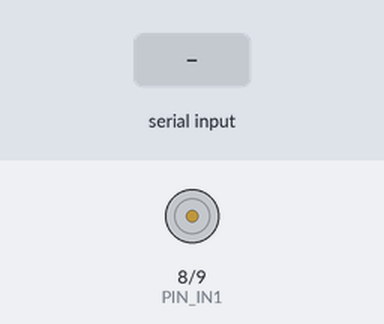
This program was run on a simulated Arduino Nano, built with avr-gcc and run on an emulated ATmega328P. On the bench: motor-driver pin pairs drawn as motors (green arrow = first pin HIGH = forward, orange = second pin HIGH = backward, longer = more drive, scaled by the enable pin). The inputs (shaded band) are chosen by the test bench. What the program prints to the serial monitor is not drawn.

Above: at 15.7 s.
15.8 s: "0" received over Serial
17.3 s: "R90\n" received over Serial
18.8 s: byte 52 ('4') received over Serial
At 20.0 s:
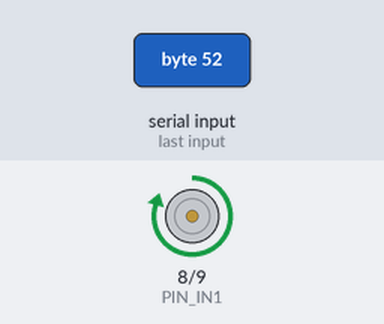
20.3 s: byte 53 ('5') received over Serial
At 21.3 s:
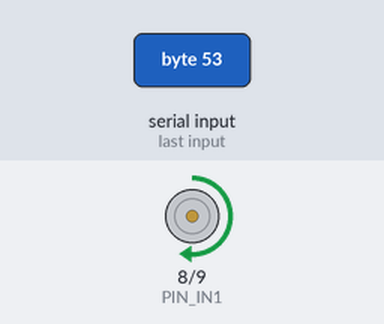
21.8 s: "F90\n" received over Serial
At 22.5 s:
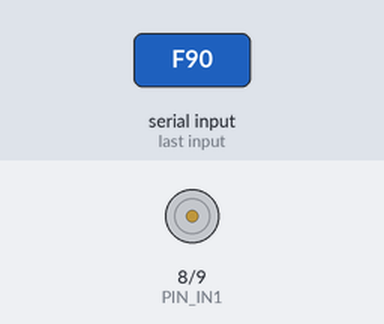
23.3 s: "5\n" received over Serial
At 23.6 s:
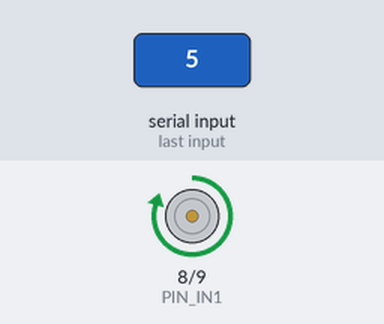
Timing chart, 0 to 25.8 s (numbered marks = the images above; inputs shaded):
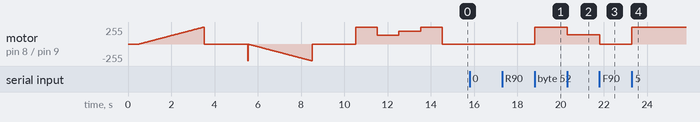

Measured:
- after the input at 18.8 s, motor on pin 8 (PIN_IN1) / pin 9 (PIN_IN2): stopped → forward 252/255 at once
- after the input at 20.3 s, motor on pin 8 (PIN_IN1) / pin 9 (PIN_IN2): forward 252/255 → forward 140/255 at once
- after the input at 21.8 s, motor on pin 8 (PIN_IN1) / pin 9 (PIN_IN2): forward 140/255 → stopped at once
- after the input at 23.3 s, motor on pin 8 (PIN_IN1) / pin 9 (PIN_IN2): stopped → forward 252/255 at once

The program:

main.cpp
```cpp
/**
 * G500 RC Car — Motor First Test
 *
 * Hardware:
 *   L298N ENA  → Nano D5  (PWM speed)
 *   L298N IN1  → Nano D8  (direction)
 *   L298N IN2  → Nano D9  (direction)
 *   L298N OUT1 → Motor +
 *   L298N OUT2 → Motor -
 *   L298N 12V  → Battery +
 *   L298N GND  → Battery - AND Nano GND  (common ground — required)
 *
 * On boot: runs an automatic test sequence and prints results to Serial.
 * After auto-test: accepts manual commands via Serial Monitor.
 *
 * Serial commands (115200 baud):
 *   F  → Forward full speed
 *   R  → Reverse full speed
 *   S  → Stop
 *   0–9 → Speed step (0=stop, 9=~90% forward)
 */

#include <Arduino.h>

// ── Pin definitions ──────────────────────────────────────────────────────────
const uint8_t PIN_ENA = 5;   // PWM speed (D5)
const uint8_t PIN_IN1 = 8;   // Direction A (D8)
const uint8_t PIN_IN2 = 9;   // Direction B (D9)

// ── Motor helpers ─────────────────────────────────────────────────────────────
void motorStop() {
  analogWrite(PIN_ENA, 0);
  digitalWrite(PIN_IN1, LOW);
  digitalWrite(PIN_IN2, LOW);
}

void motorForward(uint8_t speed) {   // speed 0–255
  digitalWrite(PIN_IN1, HIGH);
  digitalWrite(PIN_IN2, LOW);
  analogWrite(PIN_ENA, speed);
}

void motorReverse(uint8_t speed) {   // speed 0–255
  digitalWrite(PIN_IN1, LOW);
  digitalWrite(PIN_IN2, HIGH);
  analogWrite(PIN_ENA, speed);
}

// ── Ramp helper ───────────────────────────────────────────────────────────────
void rampForward(unsigned long durationMs) {
  unsigned long start = millis();
  while (millis() - start < durationMs) {
    float t = (float)(millis() - start) / durationMs;  // 0.0 → 1.0
    uint8_t spd = (uint8_t)(t * 255);
    motorForward(spd);
    delay(20);
  }
}

void rampReverse(unsigned long durationMs) {
  unsigned long start = millis();
  while (millis() - start < durationMs) {
    float t = (float)(millis() - start) / durationMs;
    uint8_t spd = (uint8_t)(t * 255);
    motorReverse(spd);
    delay(20);
  }
}

// ── Auto test sequence ────────────────────────────────────────────────────────
void runAutoTest() {
  Serial.println(F("=== G500 Motor Test ==="));
  Serial.println(F("Watch the motor physically for each test."));
  Serial.println();

  // TEST 1 — Forward ramp
  Serial.print(F("[TEST 1] Forward ramp 0->255 over 3s... "));
  rampForward(3000);
  Serial.println(F("DONE"));

  // Pause
  motorStop();
  delay(1000);

  // TEST 2 — Full stop
  Serial.print(F("[TEST 2] Stop 1s...                      "));
  motorStop();
  delay(1000);
  Serial.println(F("DONE"));

  // TEST 3 — Reverse ramp
  Serial.print(F("[TEST 3] Reverse ramp 0->255 over 3s... "));
  rampReverse(3000);
  Serial.println(F("DONE"));

  // Pause
  motorStop();
  delay(1000);

  // TEST 4 — Full stop
  Serial.print(F("[TEST 4] Stop 1s...                      "));
  motorStop();
  delay(1000);
  Serial.println(F("DONE"));

  // TEST 5 — PWM steps
  Serial.print(F("[TEST 5] PWM steps forward 64/128/192/255... "));
  uint8_t steps[] = {64, 128, 192, 255};
  for (uint8_t i = 0; i < 4; i++) {
    motorForward(steps[i]);
    delay(1000);
  }
  motorStop();
  Serial.println(F("DONE"));

  Serial.println();
  Serial.println(F("=== Auto-test complete ==="));
  Serial.println(F("Manual commands: F=forward  R=reverse  S=stop  0-9=speed step"));
}

// ── Setup ─────────────────────────────────────────────────────────────────────
void setup() {
  Serial.begin(115200);

  pinMode(PIN_ENA, OUTPUT);
  pinMode(PIN_IN1, OUTPUT);
  pinMode(PIN_IN2, OUTPUT);

  motorStop();
  delay(500);   // let L298N power stabilise

  runAutoTest();
}

// ── Loop — manual serial control ─────────────────────────────────────────────
void loop() {
  if (!Serial.available()) return;

  char cmd = Serial.read();

  switch (cmd) {
    case 'F': case 'f':
      motorForward(255);
      Serial.println(F(">> Forward 100%"));
      break;

    case 'R': case 'r':
      motorReverse(255);
      Serial.println(F(">> Reverse 100%"));
      break;

    case 'S': case 's':
      motorStop();
      Serial.println(F(">> Stop"));
      break;

    case '0': case '1': case '2': case '3': case '4':
    case '5': case '6': case '7': case '8': case '9': {
      uint8_t spd = (cmd - '0') * 28;   // 0–252 in 10 steps
      motorForward(spd);
      Serial.print(F(">> Forward "));
      Serial.print((cmd - '0') * 10);
      Serial.println(F("%"));
      break;
    }

    default:
      break;   // ignore noise (newlines, etc.)
  }
}
```
